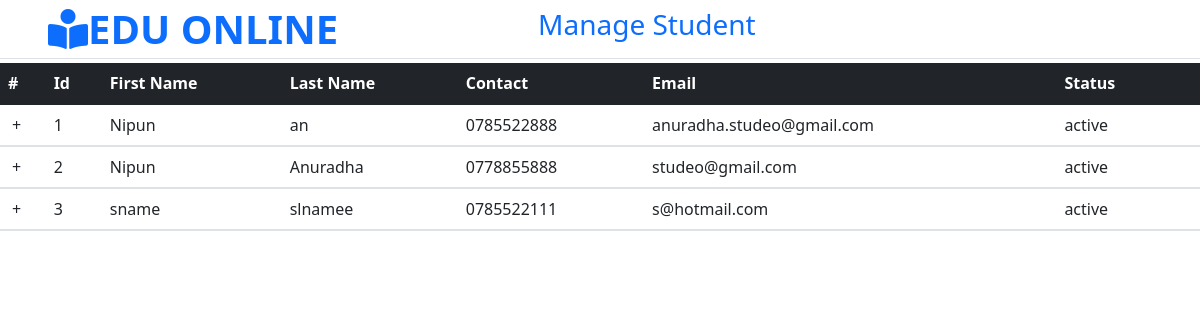
The app's page /admin/manageStudent.php with its own data.
### tables this page shows
CREATE TABLE IF NOT EXISTS `student` (
  `id` int(11) NOT NULL AUTO_INCREMENT,
  `fname` varchar(45) DEFAULT NULL,
  `lname` varchar(45) DEFAULT NULL,
  `contact` varchar(10) DEFAULT NULL,
  `email` varchar(50) DEFAULT NULL,
  `password` varchar(45) DEFAULT NULL,
  `status` varchar(10) DEFAULT NULL,
  PRIMARY KEY (`id`)
);

### source/connection.php (called while the page is built, shortened)
<?php
class Database{
    public static $connection;
    public static function setUpConnection(){
        if(!isset(Database::$connection)){
            Database::$connection = new mysqli("localhost","root","root","e_learning_db","3306");
        }
    }
    public static function search($q){
        $resultset = Database::$connection->query($q);
        return $resultset;
    }
}
?>

### admin/manageStudent.php (the view, shortened to what this page needs)
<!DOCTYPE html>
<html lang="en">
<head>
    <link rel="stylesheet" href="../css/bootstrap.css" />
    <link rel="stylesheet" href="css/style.css" />
    <link href="https://cdnjs.cloudflare.com/ajax/libs/font-awesome/5.10.0/css/all.min.css" rel="stylesheet">
    <link rel="stylesheet" href="https://cdn.jsdelivr.net/npm/bootstrap-icons@1.9.1/font/bootstrap-icons.css">
</head>
<body>
    <div class="container-fluid p-0 mb-1 border-bottom">
        <nav class="navbar navbar-expand-lg bg-white navbar-light py-3 py-lg-0 px-lg-5">
            <a href="index.php" class="navbar-brand ml-lg-3">
                <h1 class="m-0 text-uppercase fw-bold text-primary"><i class="fa fa-book-reader mr-3"></i>Edu Online</h1>
            </a>
            <h3 class="offset-2 text-primary">Manage Student</h3>
        </nav>
    </div>
    <div class="table-responsive">
        <table class="table">
            <thead class="table-dark">
                <tr>
                    <th scope="col">#</th>
                    <th scope="col">Id</th>
                    <th scope="col">First Name</th>
                    <th scope="col">Last Name</th>
                    <th scope="col">Contact</th>
                    <th scope="col">Email</th>
                    <th scope="col">Status</th>
                    <th scope="col"></th>
                </tr>
            </thead>
            <tbody>
                <?php
                require "../source/connection.php";
                $stu_rs = Database::search("SELECT * FROM `student` ");
                $stu_num = $stu_rs->num_rows;
                for ($x = 0; $x < $stu_num; $x++) {
                    $stu_data = $stu_rs->fetch_assoc();
                ?>
                    <tr class="accordion-toggle collapsed" data-bs-toggle="collapse" data-bs-target="#collapse<?php echo $stu_data["id"]; ?> " aria-controls="collapse<?php echo $stu_data["id"]; ?>">
                        <td class="expand-button"></td>
                        <td><?php echo $stu_data["id"]; ?></td>
                        <td><?php echo $stu_data["fname"]; ?></td>
                        <td><?php echo $stu_data["lname"]; ?></td>
                        <td><?php echo $stu_data["contact"]; ?></td>
                        <td><?php echo $stu_data["email"]; ?></td>
                        <td><?php echo $stu_data["status"]; ?></td>
                        <td></td>
                    </tr>
                    <tr class="hide-table-padding " >
                        <td ></td>
                        <td colspan="3">
                        </td>
                        <td></td>
                        <td></td>
                        <td></td>
                        <td></td>
                    </tr>
                <?php
                }
                ?>
            </tbody>
        </table>
    </div>
</body>
</html>

### admin/manageStudent.php (style rules this page uses)
tr.hide-table-padding td { padding: 0; }
.expand-button { position: relative; }
.accordion-toggle .expand-button:after { position: absolute; left: .75rem; top: 50%; transform: translate(0, -50%); content: '-'; }
.accordion-toggle.collapsed .expand-button:after { content: '+'; }

### records on screen
student: id "1", fname "Nipun", lname "an", contact "0785522888", email "anuradha.studeo@gmail.com", status "active"
student: id "2", fname "Nipun", lname "Anuradha", contact "0778855888", email "studeo@gmail.com", status "active"
student: id "3", fname "sname", lname "slnamee", contact "0785522111", email "s@hotmail.com", status "active"
